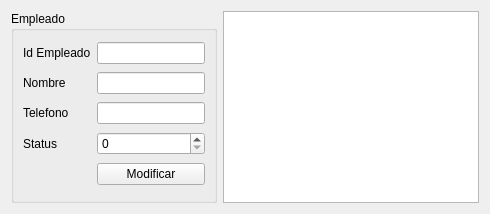
          <widget class="QWidget" name="tab_5">
           <attribute name="title">
            <string>Modificar</string>
           </attribute>
           <layout class="QGridLayout" name="gridLayout_32">
            <item row="0" column="0">
             <widget class="QGroupBox" name="groupBox_2">
              <property name="title">
               <string>Empleado</string>
              </property>
              <layout class="QGridLayout" name="gridLayout_10">
               <item row="2" column="0">
                <widget class="QLabel" name="label_6">
                 <property name="text">
                  <string>Telefono</string>
                 </property>
                </widget>
               </item>
               <item row="1" column="1">
                <widget class="QLineEdit" name="nombre_empleado_mod_lineEdit"/>
               </item>
               <item row="3" column="0">
                <widget class="QLabel" name="label_7">
                 <property name="text">
                  <string>Status</string>
                 </property>
                </widget>
               </item>
               <item row="0" column="0">
                <widget class="QLabel" name="label_4">
                 <property name="text">
                  <string>Id Empleado</string>
                 </property>
                </widget>
               </item>
               <item row="1" column="0">
                <widget class="QLabel" name="label_5">
                 <property name="text">
                  <string>Nombre</string>
                 </property>
                </widget>
               </item>
               <item row="2" column="1">
                <widget class="QLineEdit" name="telefono_empleado_mod_lineEdit">
                 <property name="maxLength">
                  <number>10</number>
                 </property>
                </widget>
               </item>
               <item row="0" column="1">
                <widget class="QLineEdit" name="id_empleado_mod_lineEdit"/>
               </item>
               <item row="4" column="1">
                <widget class="QPushButton" name="empleado_modificar_pushButton">
                 <property name="text">
                  <string>Modificar</string>
                 </property>
                </widget>
               </item>
               <item row="3" column="1">
                <widget class="QSpinBox" name="status_empleado_mod_spinBox">
                 <property name="maximum">
                  <number>1</number>
                 </property>
                </widget>
               </item>
              </layout>
             </widget>
            </item>
            <item row="0" column="1">
             <widget class="QTableWidget" name="tabla_empleado_mod_general_most"/>
            </item>
           </layout>
          </widget>
